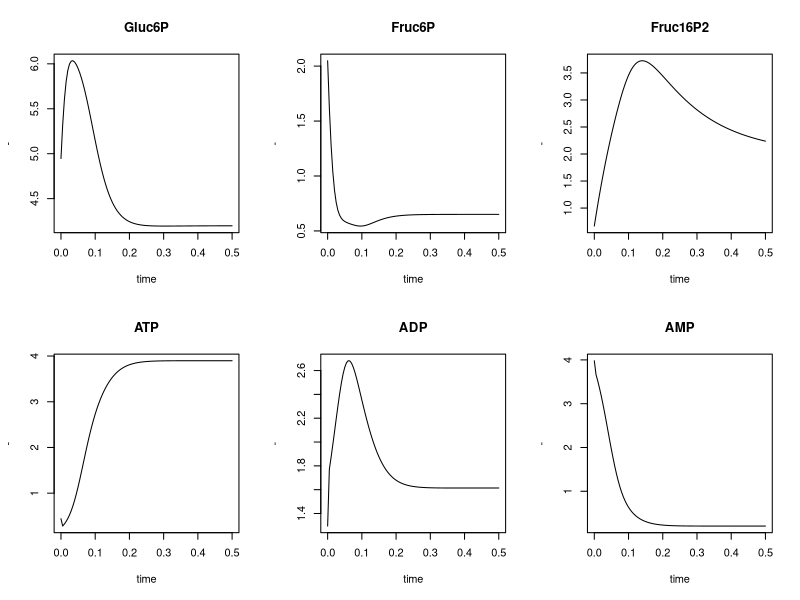

Here is the R script that generated this plot:
# 2018-09-25 sokol@insa-toulouse.fr
# Upper glycolysis model taken from "CSB Lecture flux balance analysis" which cites E. Klipp, Systems Biology in Practice, 2005
upglyc=function(t, co, p) {
  # provide derivative vector for ODE solving

  # flux as function of conc and kin. parameters
  nu1=p["Vmax1"]*co["ATP"]*p["Glucose"]/(1+co["ATP"]/p["Katp1"]+p["Glucose"]/p["Kglucose1"]+co["ATP"]*p["Glucose"]/(p["Katp1"]*p["Kglucose1"]))
  nu2=p["k2"]*co["ATP"]*co["Gluc6P"]
  nu3=((p["Vfmax3"]/p["Kgluc6p3"])*co["Gluc6P"]-(p["Vrmax3"]/p["Kfruc6p3"])*co["Fruc6P"])/
    (1+co["Gluc6P"]/p["Kgluc6p3"]+co["Fruc6P"]/p["Kfruc6p3"])
  nu4=p["Vmax4"]*co["Fruc6P"]**2/(p["Kfruc6p4"]*(1+p["ka"]*(co["ATP"]/co["AMP"])**2)+co["Fruc6P"]**2)
  nu5=p["k5"]*co["Fruc16P2"]
  nu6=p["k6"]*co["ADP"]
  nu7=p["k7"]*co["ATP"]
  nu8=p["k8f"]*co["ATP"]*co["AMP"]-p["k8r"]*co["ADP"]**2

  # first derivatives in time of concentration vector co (named)
  Gluc6P=nu1-nu2-nu3
  Fruc6P=nu3-nu4
  Fruc16P2=nu4-nu5
  ATP=-nu1-nu2-nu4+nu6-nu7-nu8
  ADP=nu1+nu2+nu4-nu6+nu7+2*nu8
  AMP=-nu8
  list(c(Gluc6P, Fruc6P, Fruc16P2, ATP, ADP, AMP))
}
p=double(17)
names(p)=c(
 "Glucose",
 "Vmax1",
 "Katp1",
 "Kglucose1",
 "k2",
 "Vfmax3",
 "Vrmax3",
 "Kgluc6p3",
 "Kfruc6p3",
 "Vmax4",
 "Kfruc6p4",
 "ka",
 "k5",
 "k6",
 "k7",
 "k8f",
 "k8r")
p["Glucose"]=12.8174 # mM
p["Vmax1"]=1398 # mM/min ## 50.2747 mM/min
p["Katp1"]=0.1 # mM
p["Kglucose1"]=0.37 # mM
p["k2"]=2.26 # 1/mM/min
p["Vfmax3"]=140.282 # mM/min
p["Vrmax3"]=140.282 # mM/min
p["Kgluc6p3"]=0.80 # mM
p["Kfruc6p3"]=0.15 # mM
p["Vmax4"]=44.7287 # mM/min
p["Kfruc6p4"]=0.021 # mM^2
p["ka"]=0.15
p["k5"]=6.04622 # 1/min
p["k6"]=68.48 # 1/min
p["k7"]=3.21 # 1/min
p["k8f"]=432.9 # 1/mM/min
p["k8r"]=133.33 # 1/mM/min

co=c(Gluc6P=1, Fruc6P=1, Fruc16P2=1, ATP=1, ADP=1, AMP=1)
set.seed(7)
co=co*runif(co, 0.1, 5)

times=seq(0, 0.5, length.out = 101)
library(deSolve)
out=ode(y=co, times=times, func=upglyc, parms=p)
plot(out, xlab = "time", ylab = "-")
